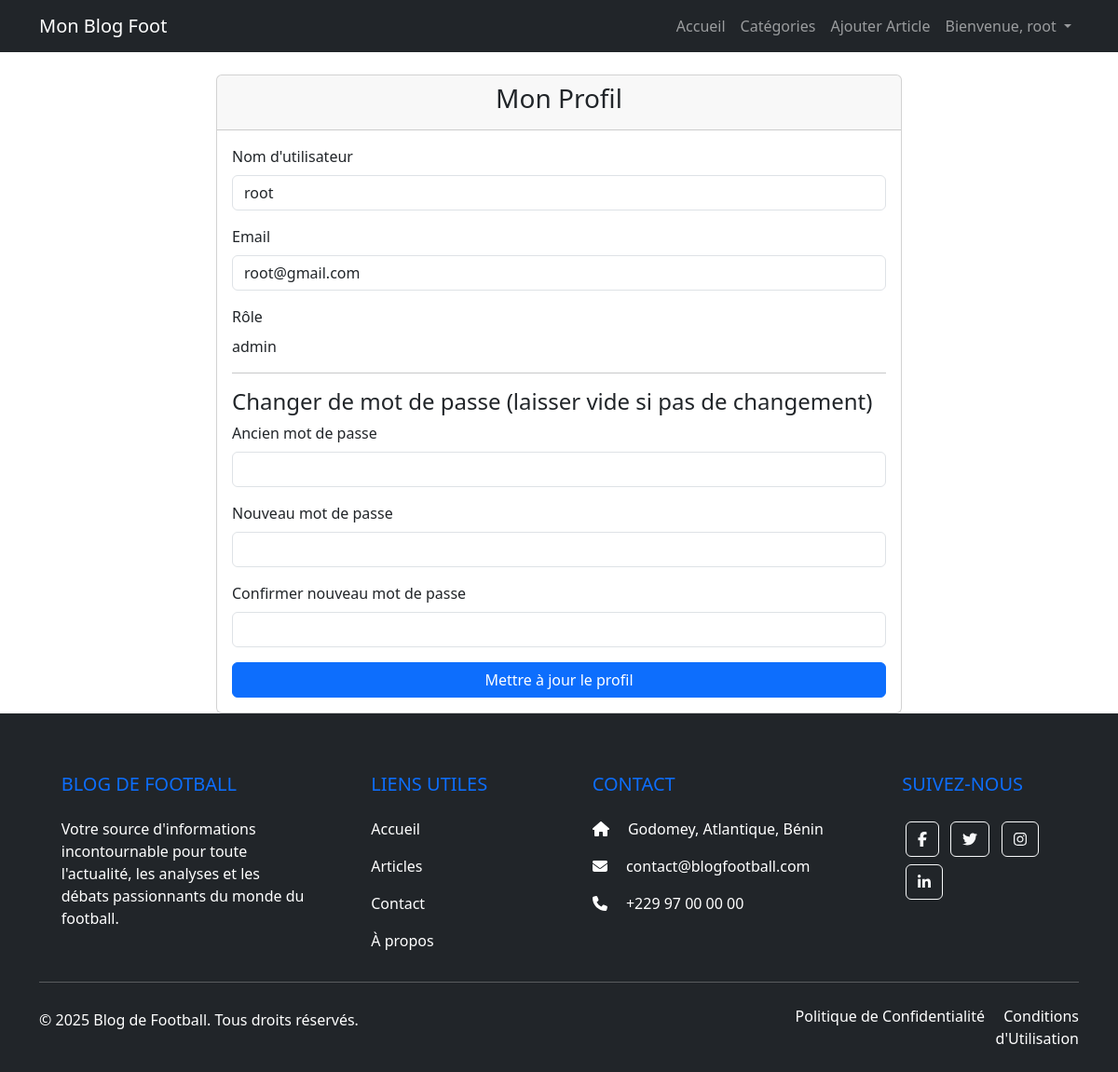
/users/profil.php (signed in), run on the app's committed database.
### tables this page shows
CREATE TABLE `users` (
  `id` int(11) NOT NULL,
  `username` varchar(255) NOT NULL,
  `email` varchar(255) NOT NULL,
  `password_hash` varchar(255) NOT NULL,
  `role` varchar(50) DEFAULT 'reader',
  `created_at` datetime DEFAULT current_timestamp()
);

### users/profil.php (the view, shortened to what this page needs)
<?php
require_once '../config/db.php';
$user = null;
$user_id = $_SESSION['user_id'];
try {
    $stmt = $pdo->prepare("SELECT id, username, email, password_hash, role FROM users WHERE id = :id");
    $stmt->execute(['id' => $user_id]);
    $user = $stmt->fetch(PDO::FETCH_ASSOC);
} catch (PDOException $e) {
    $message = "<div class='alert alert-danger'>Erreur lors du chargement du profil : " . $e->getMessage() . "</div>";
}
?>
<!DOCTYPE html>
<html lang="fr">
<head>
    <link href="https://cdn.jsdelivr.net/npm/bootstrap@5.3.3/dist/css/bootstrap.min.css" rel="stylesheet" xintegrity="sha384-QWTKZyjpPEjISv5WaRU9OFeRpok6YctnYmDr5pNlyT2bRjXh0JMhjY6hW+ALEwIH">
    <link rel="stylesheet" href="../css/style.css">
</head>
<body>
    <?php include '../includes/navbar.php';  ?>
    <div class="container mt-4">
        <div class="row justify-content-center">
            <div class="col-md-8">
                <div class="card">
                    <div class="card-header">
                        <h3 class="text-center">Mon Profil</h3>
                    </div>
                    <div class="card-body">
                        <?php if ($user): ?>
                            <form action="profile.php" method="POST">
                                <div class="mb-3">
                                    <label for="username" class="form-label">Nom d'utilisateur</label>
                                    <input type="text" class="form-control" id="username" name="username" value="<?php echo htmlspecialchars($user['username']); ?>" required>
                                </div>
                                <div class="mb-3">
                                    <label for="email" class="form-label">Email</label>
                                    <input type="email" class="form-control" id="email" name="email" value="<?php echo htmlspecialchars($user['email']); ?>" required>
                                </div>
                                <div class="mb-3">
                                    <label class="form-label">Rôle</label>
                                    <p class="form-control-static"><?php echo htmlspecialchars($user['role']); ?></p>
                                </div>
                                <hr>
                                <h4>Changer de mot de passe (laisser vide si pas de changement)</h4>
                                <div class="mb-3">
                                    <label for="old_password" class="form-label">Ancien mot de passe</label>
                                    <input type="password" class="form-control" id="old_password" name="old_password">
                                </div>
                                <div class="mb-3">
                                    <label for="new_password" class="form-label">Nouveau mot de passe</label>
                                    <input type="password" class="form-control" id="new_password" name="new_password">
                                </div>
                                <div class="mb-3">
                                    <label for="confirm_new_password" class="form-label">Confirmer nouveau mot de passe</label>
                                    <input type="password" class="form-control" id="confirm_new_password" name="confirm_new_password">
                                </div>
                                <div class="d-grid">
                                    <button type="submit" class="btn btn-primary">Mettre à jour le profil</button>
                                </div>
                            </form>
                        <?php else: ?>
                            <p class="text-center">Impossible de charger les informations du profil.</p>
                        <?php endif; ?>
                    </div>
                </div>
            </div>
        </div>
    </div>
    <?php include '../includes/footer.php';  ?>
</body>
</html>

### data on the page
users: username "root", email "root@gmail.com", role "admin"

### other printed values
$_SESSION['username'] "root"
